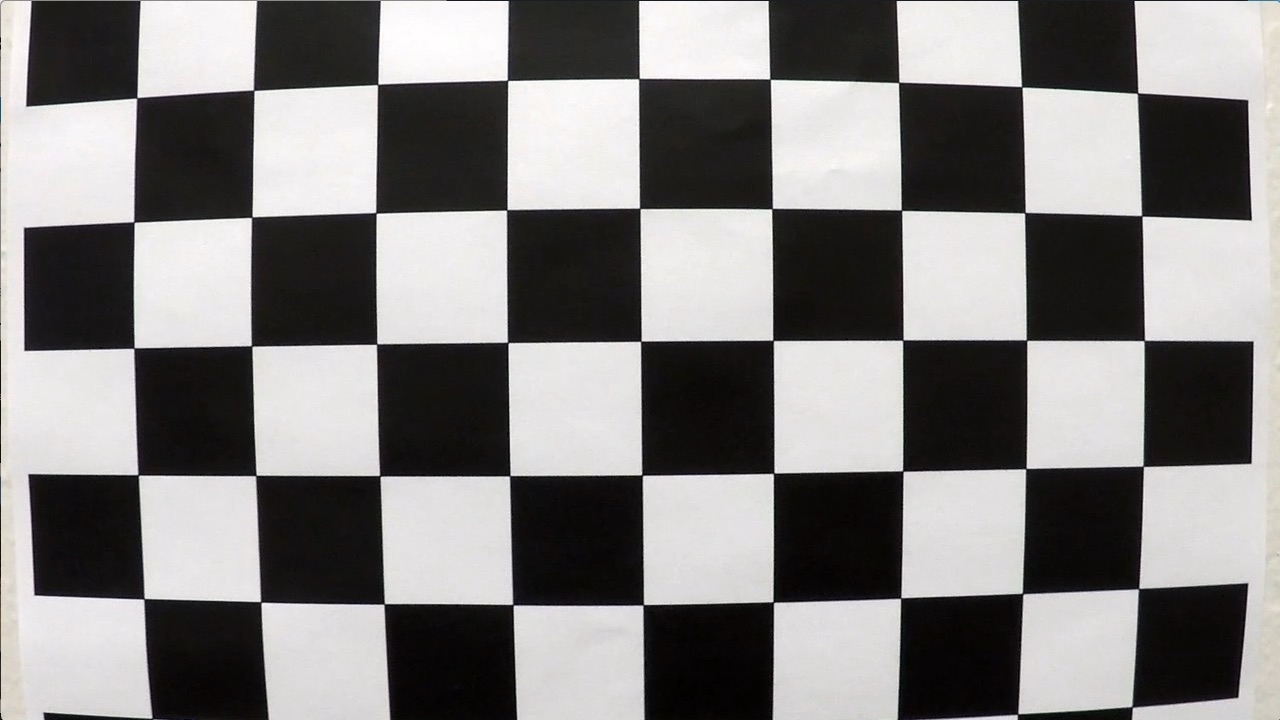
#> input picture camera_cal/calibration1.jpg, 1280 x 720 px; its folder holds 4 pictures in this run
$ python TestPerspectiveTransformation.py
#> lines starting #> are read from the running program, lines starting #| are printed output that depends on the picture; after the words box and inside, x2 and y2 are one past the last pixel; in counts of white or black regions, pixels touching at a corner belong together
### cameraCalibrate.py
# -*- coding: utf-8 -*-
"""
Created on Mon Jul 30 12:29:06 2018

@author: Christian Welling
"""

import numpy as np
import cv2
import glob
import matplotlib.pyplot as plt
#%matplotlib qt


##  Calculates calibration coefficients
def calib_cam():
# prepare object points
    nx = 9#TODO: enter the number of inside corners in x
    ny = 6#TODO: enter the number of inside corners in y

    # prepare object points, like (0,0,0), (1,0,0), (2,0,0) ....,(6,5,0)
    objp = np.zeros((ny*nx,3), np.float32)
    objp[:,:2] = np.mgrid[0:nx,0:ny].T.reshape(-1,2)

    # Arrays to store object points and image points from all the images.
    objpoints = [] # 3d points in real world space
    imgpoints = [] # 2d points in image plane.

    # Make a list of calibration images
    images = glob.glob('camera_cal/calibration*.jpg')

    # Step through the list and search for chessboard corners
    for fname in images:
        img = cv2.imread(fname)
#> img is the input picture: shape (720, 1280, 3); mean B, G, R 127.8, 128.4, 130.1
        gray = cv2.cvtColor(img,cv2.COLOR_BGR2GRAY)

        # Find the chessboard corners
        ret, corners = cv2.findChessboardCorners(gray, (nx,ny),None)
#> ret = False; corners = None

        # If found, add object points, image points
        if ret == True:
            objpoints.append(objp)
            imgpoints.append(corners)

            # [7 lines of commented-out code are left out]
    cv2.destroyAllWindows()

    # Calibrate Camera
    ret,mtx,dist,rvecs,tvecs = cv2.calibrateCamera(objpoints,imgpoints,img.shape[1::-1],None,None)

    return mtx,dist

## Undistorts image given calibration coeifficients
def un_dis(img,mtx,dist):
    undist = cv2.undistort(img,mtx,dist,None,mtx)
    return undist

### TestPerspectiveTransformation.py
# -*- coding: utf-8 -*-
"""
Created on Mon Jul 30 12:29:06 2018

@author: Christian Welling
"""

import numpy as np
import cv2
import glob
import matplotlib.pyplot as plt
import matplotlib.image as mpimg
import cameraCalibrate as cam
#%matplotlib qt

# Calibrate Camera Once
mtx,dist = cam.calib_cam()
# guess source points here
src = np.float32([[195,719],[578,460],[704,460],[1115,719]])
#print(src[0])
# determine destination points
dst = np.float32([[327,719],[327,0],[971,0],[971,719]])


#src = np.float32([[195,719],[578,460],[704,460],[1115,719]])
#dst = np.float32([[327,719],[327,0],[971,0],[971,719]])

## METHODS

#  rough pipeline to determine

# Generate M and Minv from Source and Destination Points
def calcM(src,dst):
    # calculate transformation coefficients
    M = cv2.getPerspectiveTransform(src,dst)
    Minv = cv2.getPerspectiveTransform(dst,src)

    return M,Minv

def warper(img,M):
    # Compute and apply perpective transform
    img_size = (img.shape[1], img.shape[0])
    warped = cv2.warpPerspective(img, M, img_size, flags=cv2.INTER_NEAREST)  # keep same size as input image

    return warped


# START CODE HERE

# Load Test Image
#image = cv2.imread('test_images/straight_lines2.jpg')
image = cv2.imread('test_images/test2.jpg')
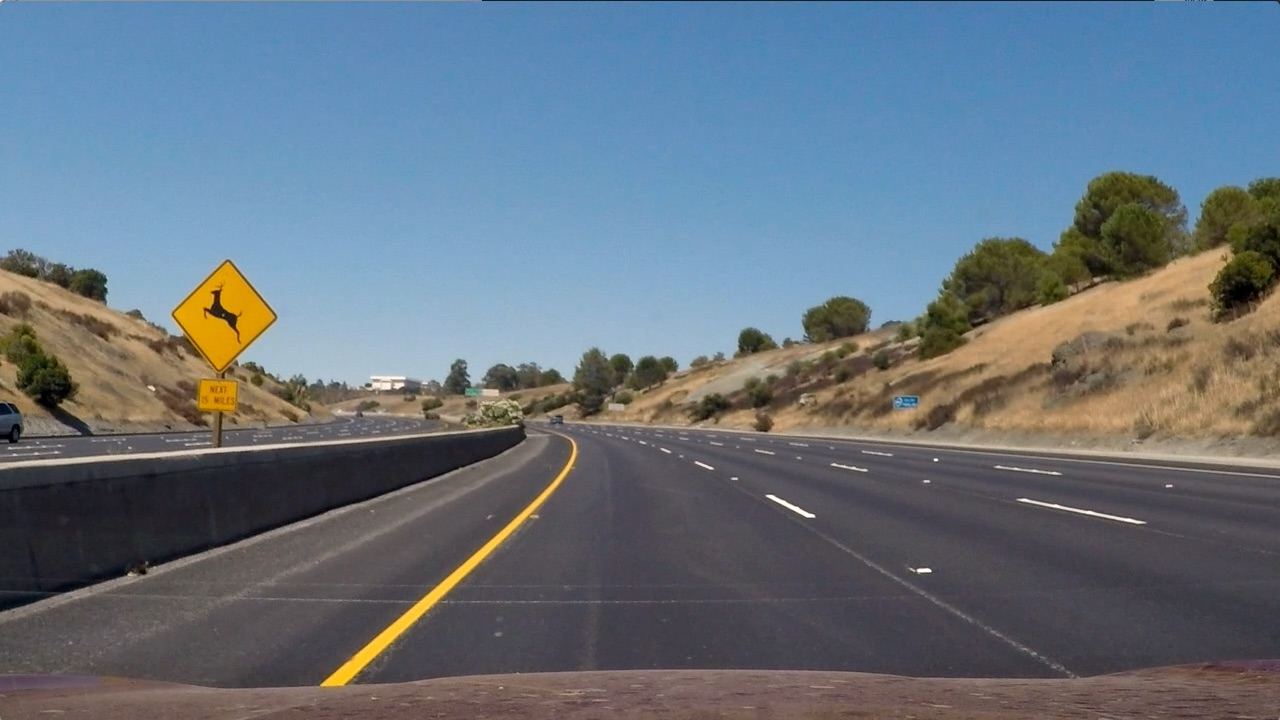
#> input picture test_images/test2.jpg, 1280 x 720 px
#> image is the input picture: shape (720, 1280, 3); mean B, G, R 125.5, 114.6, 102.8
img = cv2.cvtColor(image,cv2.COLOR_BGR2RGB)

# Unwarped Image
undist = cam.un_dis(img,mtx,dist)
#> in un_dis, `undist = cv2.undistort(img,mtx,dist,None,mtx)`:
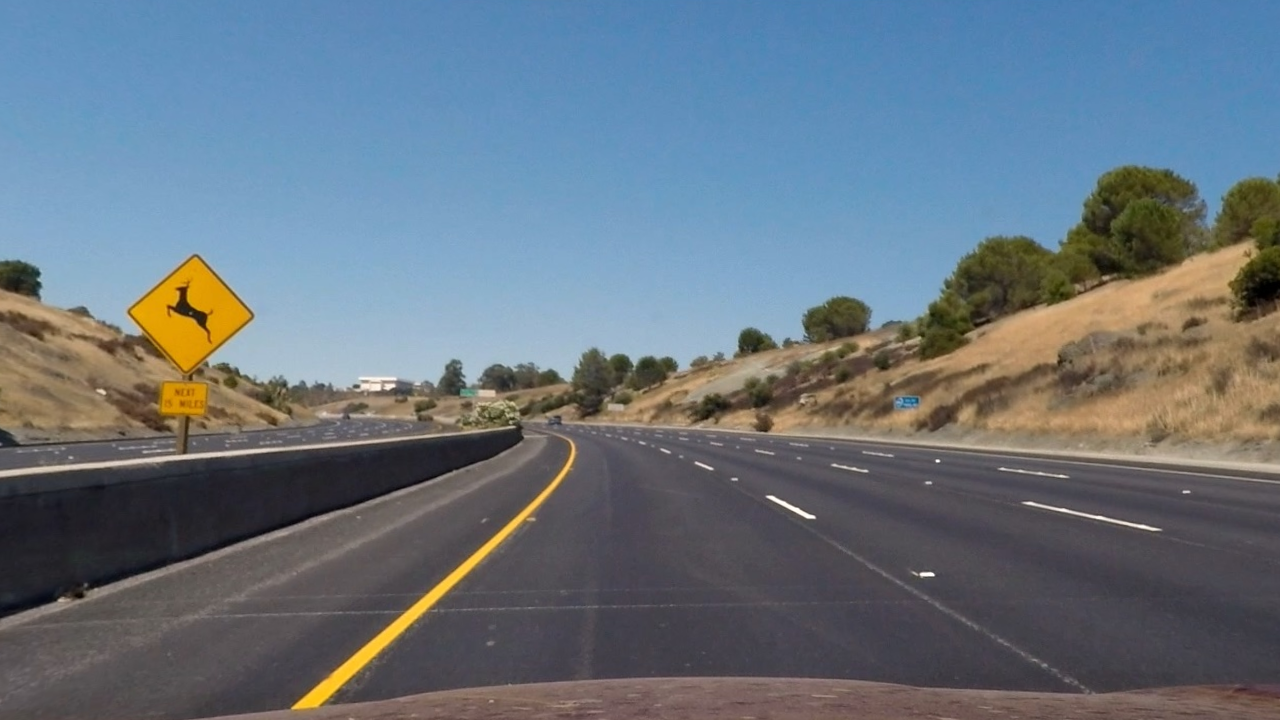
#> undist: shape (720, 1280, 3); mean R, G, B 103.7, 115.9, 126.6

img_size = undist.shape[1::-1]
#> img_size = (1280, 720)
src = np.float32(
    [[(img_size[0] / 2) - 55, img_size[1] / 2 + 100],
    [((img_size[0] / 6) - 10), img_size[1]],
    [(img_size[0] * 5 / 6) + 60, img_size[1]],
    [(img_size[0] / 2 + 55), img_size[1] / 2 + 100]])
dst = np.float32(
    [[(img_size[0] / 4), 0],
    [(img_size[0] / 4), img_size[1]],
    [(img_size[0] * 3 / 4), img_size[1]],
    [(img_size[0] * 3 / 4), 0]])


M,Minv = calcM(src,dst)
warped = warper(undist,M)
#> in warper, `warped = cv2.warpPerspective(img, M, img_size, flags=cv2.INTER_NEAREST)`:
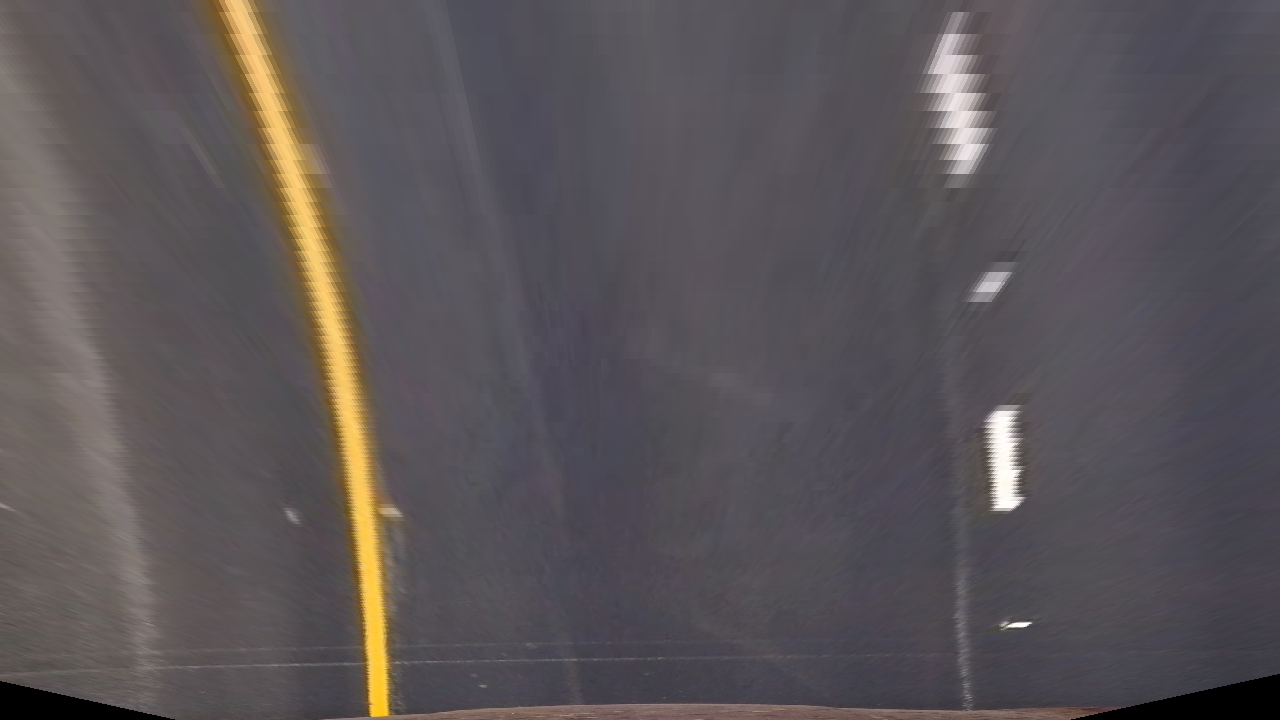
#> warped: shape (720, 1280, 3); mean R, G, B 90.6, 84.9, 87.7

# Test That This Works (WORKS)
f, (ax1, ax2) = plt.subplots(1, 2, figsize=(16, 6))
f.tight_layout()
ax1.imshow(undist)
ax1.set_title('Undistorted Image', fontsize=20)

h = undist.shape[0]
#> h = 720
w = undist.shape[1]
#> w = 1280

print(h-1)
#| 719
print(w-1)
#| 1279

ax1.axhline(460)        # top y
ax1.axhline(h-1)        # bottom y
ax1.axvline(200)        # left ax
ax1.axvline(580)        # left bx
ax1.axvline(700)        # right cx
ax1.axvline(1100)       # right dx

cv2.line(undist, tuple(src[0]), tuple(src[1]), (255, 0, 0), thickness=2, lineType=8)
cv2.line(undist, tuple(src[1]), tuple(src[2]), (255, 0, 0), thickness=2, lineType=8)
cv2.line(undist, tuple(src[2]), tuple(src[3]), (255, 0, 0), thickness=2, lineType=8)
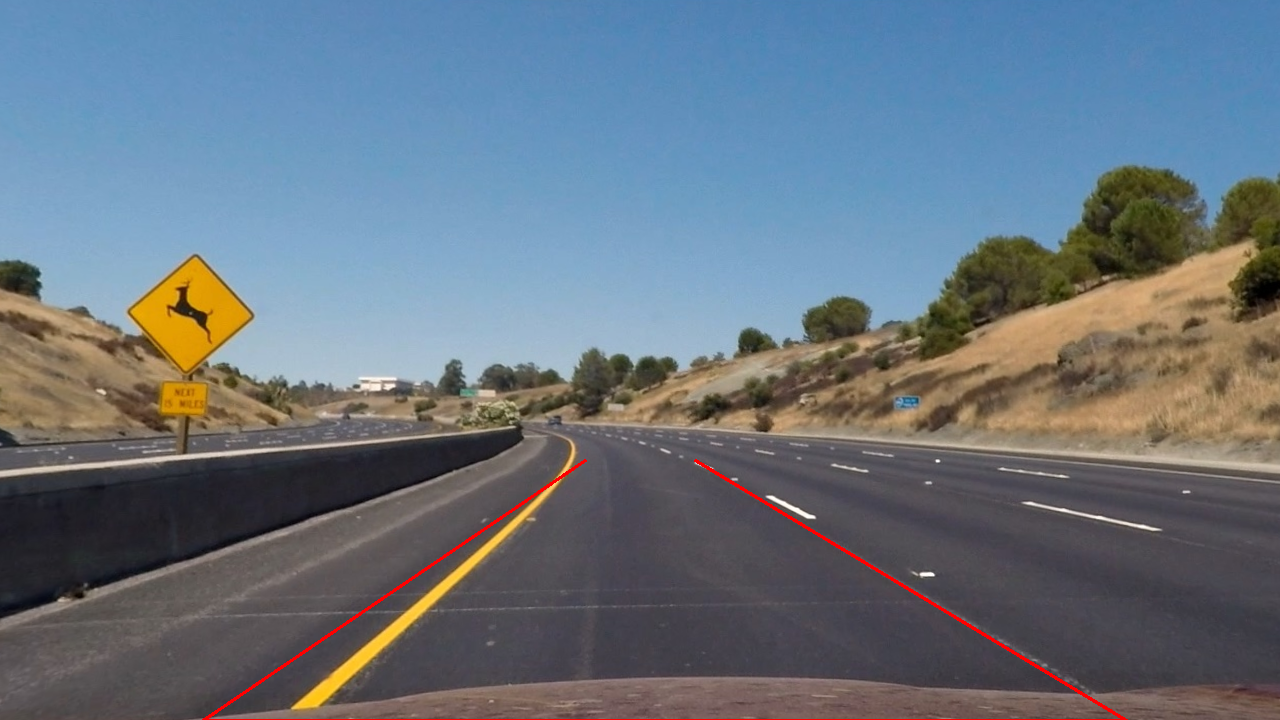
#> undist: shape (720, 1280, 3); mean R, G, B 104.5, 115.5, 126.2
cv2.line(undist, tuple(src[3]), tuple(src[0]), (255, 0, 0), thickness=2, lineType=8)
#> undist: shape (720, 1280, 3); 0.04% of pixels changed, all inside (x1, y1, x2, y2) = (586, 459, 695, 462)


ax1.imshow(undist)


ax2.set_title('Warped Image', fontsize=20)
ax2.imshow(warped)
ax2.axvline(327)
ax2.axvline(971)
plt.subplots_adjust(left=0., right=1, top=0.9, bottom=0.)


# Test Pipeline on 1 image
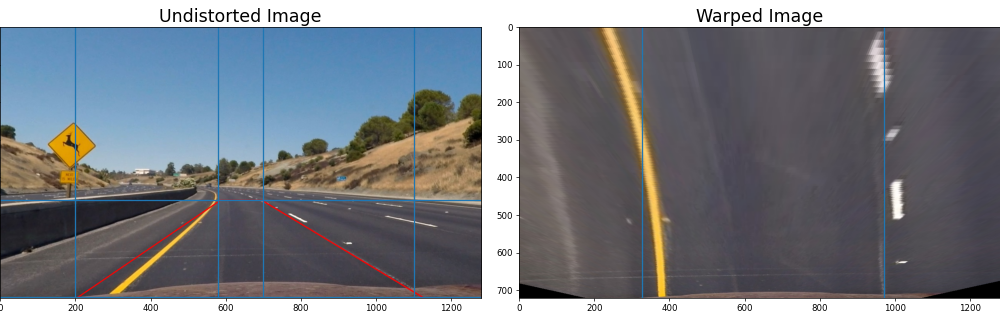
#> figure drawn by matplotlib, 2 panels
